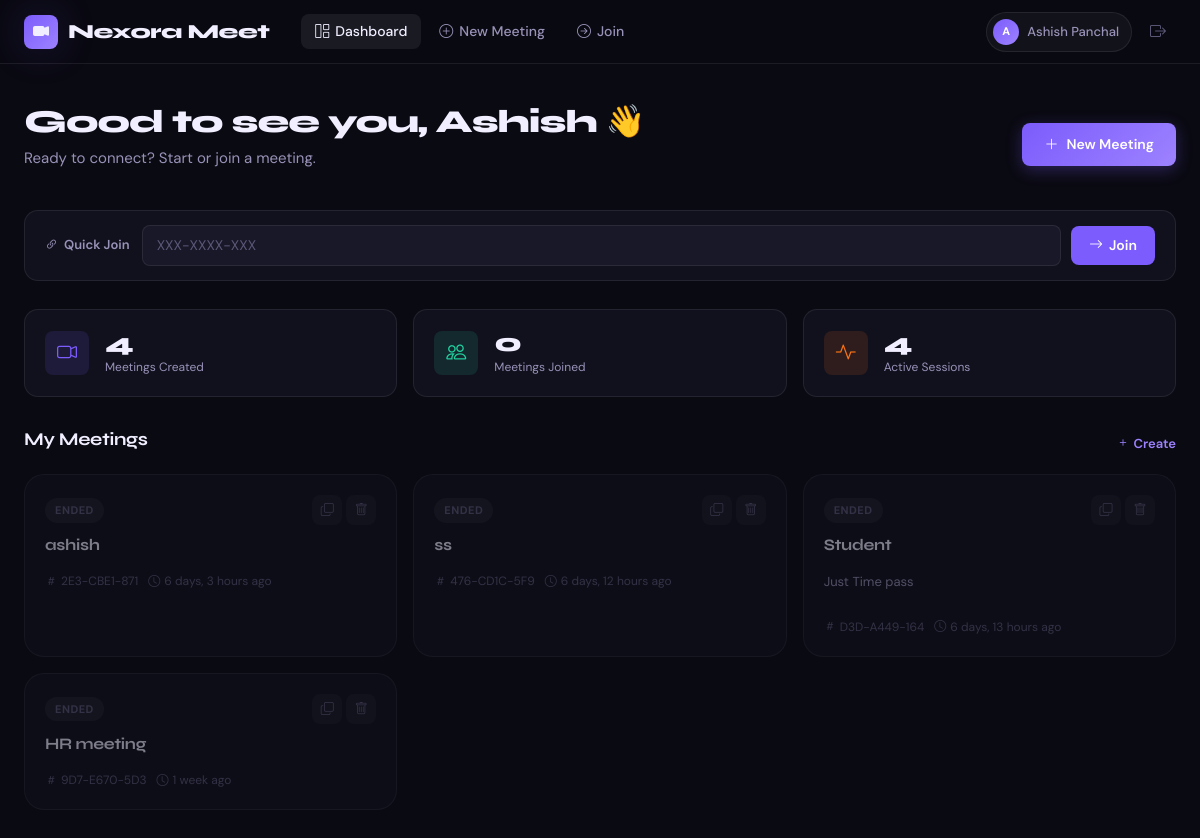
The app's page /meetings/dashboard/ (signed in), older data.
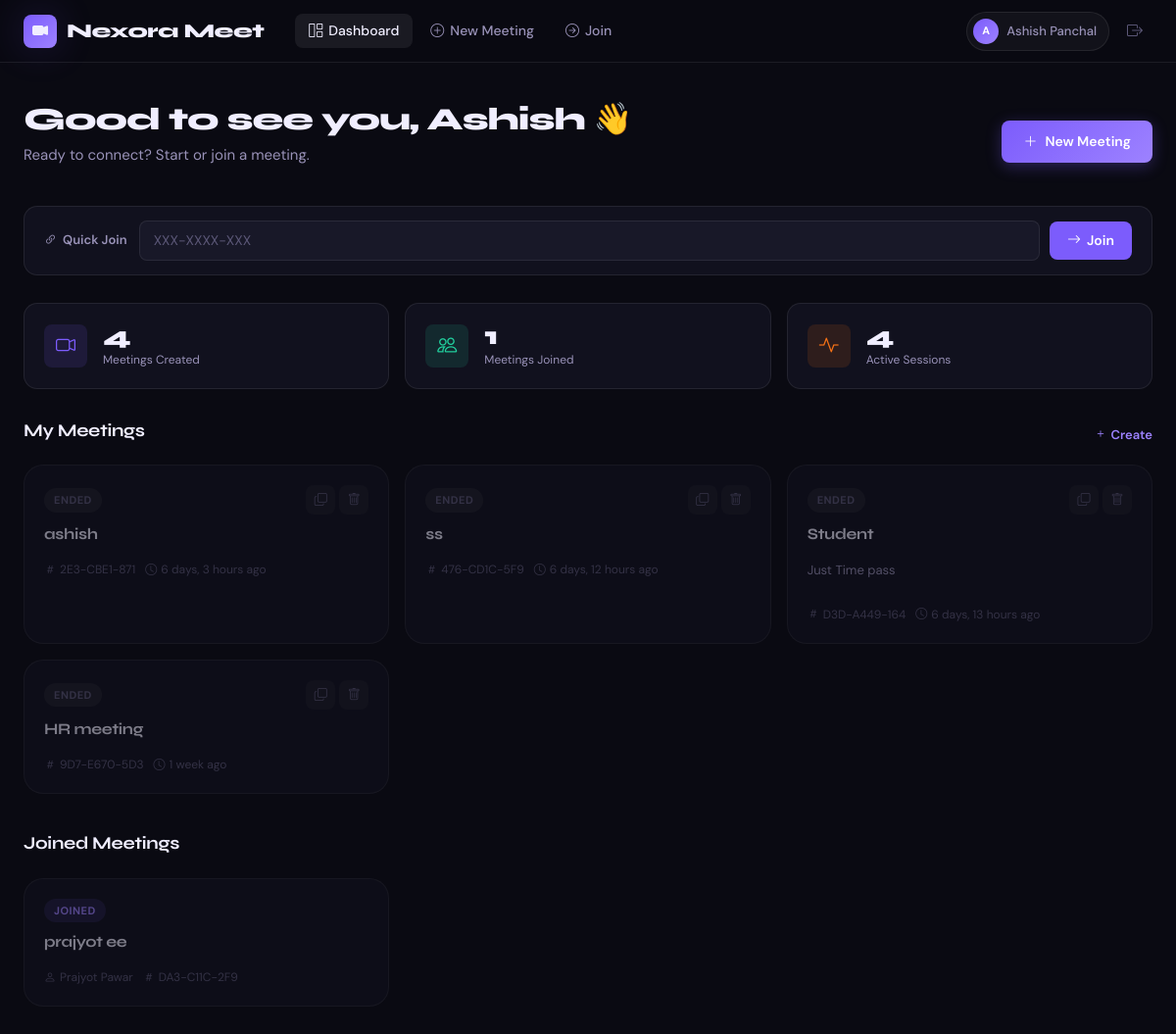
The same page, newer data.
### meetings/models.py (models this page shows, shortened)
class Meeting(models.Model):
    host         = models.ForeignKey(User, on_delete=models.CASCADE, related_name='hosted_meetings')
    meeting_id   = models.CharField(max_length=20, unique=True, blank=True)
    title        = models.CharField(max_length=200)
    description  = models.TextField(blank=True)
    scheduled_at = models.DateTimeField(null=True, blank=True)
    created_at   = models.DateTimeField(auto_now_add=True)
    is_active    = models.BooleanField(default=True)
    participants = models.ManyToManyField(User, related_name='joined_meetings', blank=True)
    class Meta:
        ordering = ['-created_at']
    password = models.CharField(
        max_length=50,
        blank=True,
        null=True
    )

### meetings/views.py (the view)
# urls.py: path('dashboard/',              views.dashboard,      name='dashboard'),
@login_required
def dashboard(request):
    hosted   = Meeting.objects.filter(host=request.user)
    joined   = request.user.joined_meetings.exclude(host=request.user)
    join_form = JoinMeetingForm()
    return render(request, 'meetings/dashboard.html', {
        'hosted':    hosted,
        'joined':    joined,
        'join_form': join_form,
    })

### meetings/forms.py
class JoinMeetingForm(forms.Form):
    meeting_id=forms.CharField(
        max_length=20,
        widget=forms.TextInput(
            attrs={
                'class':'form-control custom-input join-input',
                'placeholder':'XXX-XXXX-XXX'
            }
        )
    )
    password=forms.CharField(
        required=False,
        widget=forms.PasswordInput(
            attrs={
                'class':'form-control custom-input',
                'placeholder':'Meeting password'
            }
        )
    )

### meetings/templates/meetings/dashboard.html (shortened to what this page needs)
{% extends 'base.html' %}
{% block content %}
<div class="page-container">
  <div class="dashboard-hero">
    <div>
      <h1 class="page-title">Good to see you, {{ user.first_name|default:user.username }} 👋</h1>
      <p class="page-sub">Ready to connect? Start or join a meeting.</p>
    </div>
    <div class="hero-actions">
      <a href="{% url 'create_meeting' %}" class="btn-hero-primary">
        <i class="bi bi-plus-lg"></i> New Meeting
      </a>
    </div>
  </div>
  <div class="quick-join-bar">
    <div class="quick-join-label">
      <i class="bi bi-link-45deg"></i>
      Quick Join
    </div>
    <form method="post" action="{% url 'join_meeting' %}" class="quick-join-form">
      {{ join_form.meeting_id }}
      <button type="submit" class="btn-join-sm">
        <i class="bi bi-arrow-right"></i> Join
      </button>
    </form>
  </div>
  <div class="stats-row">
    <div class="stat-card">
      <div class="stat-card-icon"><i class="bi bi-camera-video"></i></div>
      <div>
        <div class="stat-card-num">{{ hosted.count }}</div>
        <div class="stat-card-label">Meetings Created</div>
      </div>
    </div>
    <div class="stat-card">
      <div class="stat-card-icon accent-green"><i class="bi bi-people"></i></div>
      <div>
        <div class="stat-card-num">{{ joined.count }}</div>
        <div class="stat-card-label">Meetings Joined</div>
      </div>
    </div>
    <div class="stat-card">
      <div class="stat-card-icon accent-orange"><i class="bi bi-activity"></i></div>
      <div>
        <div class="stat-card-num">{{ hosted.filter.count|default:"–" }}</div>
        <div class="stat-card-label">Active Sessions</div>
      </div>
    </div>
  </div>
  <div class="section-block">
    <div class="section-header">
      <h3 class="section-title">My Meetings</h3>
      <a href="{% url 'create_meeting' %}" class="section-action">
        <i class="bi bi-plus"></i> Create
      </a>
    </div>
    {% if hosted %}
      <div class="meetings-grid">
        {% for m in hosted %}
        <div class="meeting-card {% if not m.is_active %}meeting-ended{% endif %}">
          <div class="meeting-card-top">
            <div class="meeting-badge {% if m.is_active %}badge-active{% else %}badge-ended{% endif %}">
              {% if m.is_active %}Live{% else %}Ended{% endif %}
            </div>
            <div class="meeting-actions-top">
              <button class="icon-btn copy-btn" data-id="{{ m.meeting_id }}" title="Copy ID">
                <i class="bi bi-copy"></i>
              </button>
              <a href="{% url 'delete_meeting' m.meeting_id %}" class="icon-btn danger-btn" title="Delete"
                 onclick="return confirm('Delete permanently?')">
                <i class="bi bi-trash"></i>
              </a>
            </div>
          </div>
          <h4 class="meeting-title">{{ m.title }}</h4>
          {% if m.description %}
            <p class="meeting-desc">{{ m.description|truncatechars:60 }}</p>
          {% endif %}
          <div class="meeting-meta">
            <span><i class="bi bi-hash"></i> {{ m.meeting_id }}</span>
            {% if m.scheduled_at %}
              <span><i class="bi bi-calendar"></i> {{ m.scheduled_at|date:"M d, H:i" }}</span>
            {% else %}
              <span><i class="bi bi-clock"></i> {{ m.created_at|timesince }} ago</span>
            {% endif %}
          </div>
        </div>
        {% endfor %}
      </div>
    {% else %}
      <div class="empty-state">
        <div class="empty-icon"><i class="bi bi-calendar-x"></i></div>
        <p>No meetings yet. <a href="{% url 'create_meeting' %}">Create your first one →</a></p>
      </div>
    {% endif %}
  </div>
  {% if joined %}
  <div class="section-block">
    <div class="section-header">
      <h3 class="section-title">Joined Meetings</h3>
    </div>
    <div class="meetings-grid">
      {% for m in joined %}
      <div class="meeting-card {% if not m.is_active %}meeting-ended{% endif %}">
        <div class="meeting-card-top">
          <div class="meeting-badge badge-joined">Joined</div>
        </div>
        <h4 class="meeting-title">{{ m.title }}</h4>
        <div class="meeting-meta">
          <span><i class="bi bi-person"></i> {{ m.host.get_full_name|default:m.host.username }}</span>
          <span><i class="bi bi-hash"></i> {{ m.meeting_id }}</span>
        </div>
      </div>
      {% endfor %}
    </div>
  </div>
  {% endif %}
</div>
{% endblock %}

### templates/base.html (shortened to what this page needs)
<!DOCTYPE html>
<html lang="en">
<head>
  <link href="https://cdn.jsdelivr.net/npm/bootstrap@5.3.2/dist/css/bootstrap.min.css" rel="stylesheet" />
  <link href="https://cdn.jsdelivr.net/npm/bootstrap-icons@1.11.3/font/bootstrap-icons.css" rel="stylesheet" />
  {% load static %}
  <link rel="stylesheet" href="{% static 'css/style.css' %}" />
</head>
<body>
{% if user.is_authenticated %}
<nav class="nexmeet-nav">
  <div class="nav-brand">
    <div class="brand-icon"><i class="bi bi-camera-video-fill"></i></div>
    <span class="brand-name">Nexora Meet</span>
  </div>
  <div class="nav-links">
    <a href="{% url 'dashboard' %}" class="nav-link-item {% if request.resolver_match.url_name == 'dashboard' %}active{% endif %}">
      <i class="bi bi-grid-1x2"></i> Dashboard
    </a>
    <a href="{% url 'create_meeting' %}" class="nav-link-item {% if request.resolver_match.url_name == 'create_meeting' %}active{% endif %}">
      <i class="bi bi-plus-circle"></i> New Meeting
    </a>
    <a href="{% url 'join_meeting' %}" class="nav-link-item {% if request.resolver_match.url_name == 'join_meeting' %}active{% endif %}">
      <i class="bi bi-arrow-right-circle"></i> Join
    </a>
  </div>
  <div class="nav-user">
    <a href="{% url 'profile' %}" class="user-chip">
      <div class="user-avatar-sm">{{ user.username|first|upper }}</div>
      <span>{{ user.get_full_name|default:user.username }}</span>
    </a>
    <a href="{% url 'logout' %}" class="logout-btn" title="Sign out">
      <i class="bi bi-box-arrow-right"></i>
    </a>
  </div>
</nav>
{% endif %}
<main class="{% if user.is_authenticated %}main-with-nav{% endif %}">
  {% block content %}{% endblock %}
</main>
</body>
</html>

Row changes from the older to the newer data that the page shows:
added Meeting: title "prajyot ee", host.get_full_name "Prajyot Pawar", meeting_id "DA3-C11C-2F9", shown under "Joined Meetings"
Text that changed along with them:
{{ joined.count }}: "0" → "1"
text now shown: "Joined Meetings"
